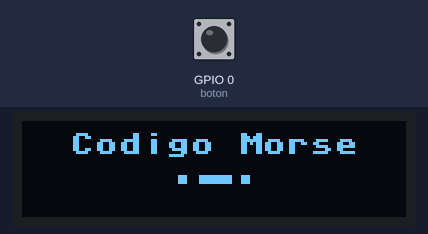
Bench run of a program on a simulated ESP32 board running MicroPython. Shown: 128×32 one-colour display. The test bench sets the inputs (shaded band); at power-on: GPIO 0 (boton) HIGH.

Above: at 0.2 s.
3.0 s: GPIO 0 (boton) pulled LOW for 0.15 s
At 4.8 s:
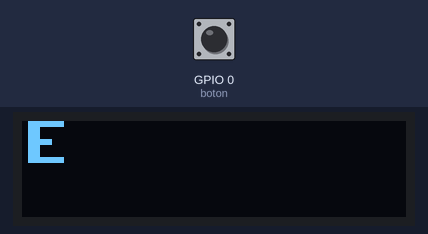
5.3 s: GPIO 0 (boton) pulled LOW for 1 s
At 8.0 s:
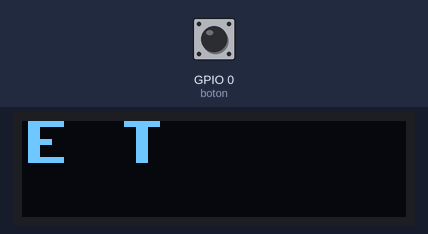
8.4 s: GPIO 0 (boton) pulled LOW for 0.15 s
At 10.4 s:
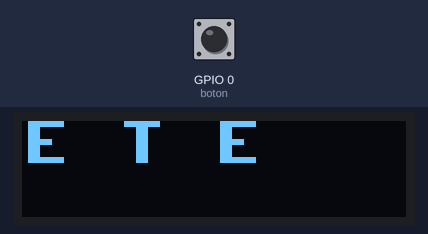
10.7 s: GPIO 0 (boton) pulled LOW for 3.2 s
At 15.2 s:
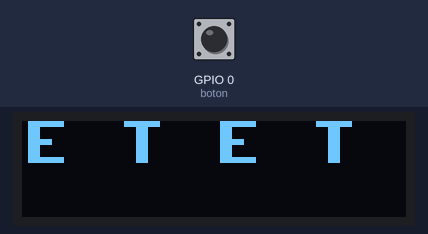
16.0 s: GPIO 0 (boton) pulled LOW for 0.15 s
At 18.1 s:
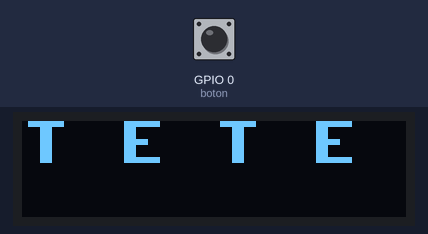
18.9 s: GPIO 0 (boton) pulled LOW for 0.15 s
At 21.4 s:
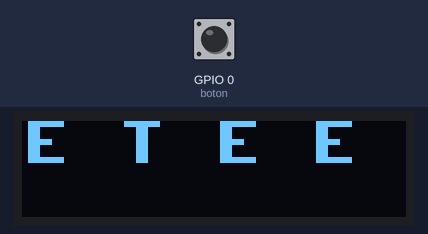
Timing chart, 0 to 22.8 s (numbered marks = the images above; inputs shaded):
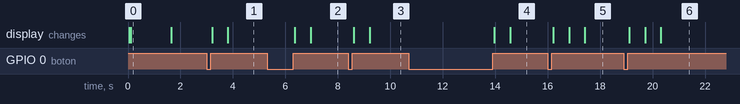

The program:

05_morse.py
```python
# 05_morse.py - Prueba en Thonny (Run, sin guardar en el ESP32)
# Escribimos en codigo Morse con el boton: toque corto = punto, largo = raya.
# Pausa corta cierra la letra, pausa larga agrega un espacio. Ctrl+C para frenar.

from machine import Pin, I2C
import ssd1306
import framebuf
import time

# --- Configuración Hardware ---
i2c = I2C(0, scl=Pin(22), sda=Pin(21), freq=100000)
oled = ssd1306.SSD1306_I2C(128, 32, i2c)
BOTON_PIN = 0  # BOOT de la placa (antes era 4, con un boton externo)
boton = Pin(BOTON_PIN, Pin.IN, Pin.PULL_UP)

# --- Diccionario Morse ---
MORSE_DICT = {
    '.-': 'A', '-...': 'B', '-.-.': 'C', '-..': 'D', '.': 'E',
    '..-.': 'F', '--.': 'G', '....': 'H', '..': 'I', '.---': 'J',
    '-.-': 'K', '.-..': 'L', '--': 'M', '-.': 'N', '---': 'O',
    '.--.': 'P', '--.-': 'Q', '.-.': 'R', '...': 'S', '-': 'T',
    '..-': 'U', '...-': 'V', '.--': 'W', '-..-': 'X', '-.--': 'Y',
    '--..': 'Z', '.----': '1', '..---': '2', '...--': '3',
    '....-': '4', '.....': '5', '-....': '6', '--...': '7',
    '---..': '8', '----.': '9', '-----': '0'
}

# --- Tiempos de Configuración (ms) ---
T_PUNTO_MAX = 250
T_LETRA = 600
T_ESPACIO = 1200
T_INACTIVIDAD = 120000  # 2 minutos

# --- Variables de Control de Estado ---
texto_final = ""
morse_actual = ""
espacio_anadido = True
pantalla_encendida = True

estado_anterior_phys = 1
tiempo_presionado_phys = 0

tiempo_liberado = time.ticks_ms()
ultimo_cambio = time.ticks_ms()


def draw_large_text(text, x, y):
    """Renderiza texto al doble de tamaño usando un buffer temporal."""
    if not text:
        return
    width = len(text) * 8
    buf = bytearray(width)
    fbuf = framebuf.FrameBuffer(buf, width, 8, framebuf.MONO_VLSB)
    fbuf.text(text, 0, 0)
    for px in range(width):
        for py in range(8):
            if fbuf.pixel(px, py):
                oled.fill_rect(x + px * 2, y + py * 2, 2, 2, 1)


def dibujar_icono_morse(x, y):
    """Icono minimalista: punto - raya - punto."""
    oled.fill_rect(x, y, 3, 3, 1)
    oled.fill_rect(x + 7, y, 11, 3, 1)
    oled.fill_rect(x + 21, y, 3, 3, 1)


def actualizar_pantalla():
    if not pantalla_encendida:
        return
    oled.fill(0)
    texto_mostrar = texto_final[-8:]
    draw_large_text(texto_mostrar, 0, 0)
    oled.text(morse_actual, 0, 22)
    oled.show()


def despertar_pantalla():
    global pantalla_encendida, ultimo_cambio, tiempo_liberado
    oled.poweron()
    oled.fill(0)
    texto = "Codigo Morse"
    x_texto = (128 - len(texto) * 8) // 2
    oled.text(texto, x_texto, 4)
    dibujar_icono_morse((128 - 24) // 2, 18)
    oled.show()
    time.sleep(1.5)
    oled.fill(0)
    oled.show()
    pantalla_encendida = True
    ultimo_cambio = time.ticks_ms()
    tiempo_liberado = time.ticks_ms()
    actualizar_pantalla()


def procesar_pulsacion(duracion):
    global morse_actual, espacio_anadido
    if duracion < T_PUNTO_MAX:
        morse_actual += "."
    else:
        morse_actual += "-"
    espacio_anadido = False
    actualizar_pantalla()


# Inicio del sistema
despertar_pantalla()

while True:
    tiempo_actual = time.ticks_ms()
    b_phys = (boton.value() == 0)

    # Procesar Botón Físico
    if b_phys and estado_anterior_phys == 1:
        tiempo_presionado_phys = tiempo_actual
        estado_anterior_phys = 0
        ultimo_cambio = tiempo_actual
        if not pantalla_encendida:
            despertar_pantalla()
            estado_anterior_phys = 1
    elif not b_phys and estado_anterior_phys == 0:
        duracion_phys = time.ticks_diff(tiempo_actual, tiempo_presionado_phys)
        estado_anterior_phys = 1
        procesar_pulsacion(duracion_phys)
        tiempo_liberado = tiempo_actual
        ultimo_cambio = tiempo_actual

    if pantalla_encendida:
        pausa = time.ticks_diff(tiempo_actual, tiempo_liberado)

        if not b_phys and tiempo_liberado != 0:
            if morse_actual != "" and pausa > T_LETRA:
                letra = MORSE_DICT.get(morse_actual, "?")
                texto_final += letra
                morse_actual = ""
                ultimo_cambio = tiempo_actual
                actualizar_pantalla()
            elif morse_actual == "" and pausa > T_ESPACIO and not espacio_anadido:
                if len(texto_final) > 0 and texto_final[-1] != " ":
                    texto_final += " "
                espacio_anadido = True
                ultimo_cambio = tiempo_actual
                actualizar_pantalla()

        if time.ticks_diff(tiempo_actual, ultimo_cambio) > T_INACTIVIDAD:
            oled.fill(0)
            oled.show()
            oled.poweroff()
            pantalla_encendida = False

    time.sleep(0.01)
```

Measured:
- after the input at 3.0 s, the display: first changes after 0.20 s (image 1 shows a later state)
- after the input at 5.3 s, the display: first changes after 1.1 s (image 2 shows a later state)
- after the input at 8.4 s, the display: first changes after 0.21 s (image 3 shows a later state)
- after the input at 10.7 s, the display: first changes after 3.3 s (image 4 shows a later state)
- after the input at 16.0 s, the display: first changes after 0.21 s (image 5 shows a later state)
- after the input at 18.9 s, the display: first changes after 0.21 s (image 6 shows a later state)
- what the display in image 0 shows lasts 1.6 s, from 0.1 s to 1.7 s
